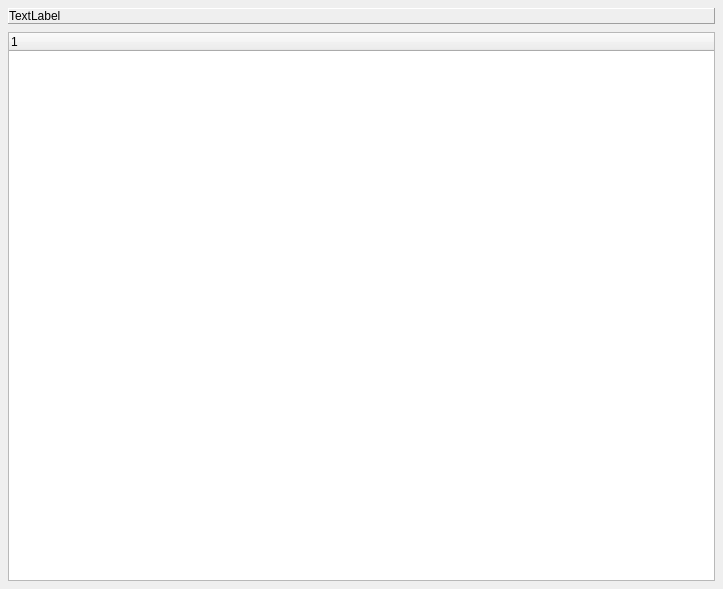
<?xml version="1.0" encoding="UTF-8"?>
<ui version="4.0">
 <class>Dialog</class>
 <widget class="QDialog" name="Dialog">
  <property name="geometry">
   <rect>
    <x>0</x>
    <y>0</y>
    <width>723</width>
    <height>589</height>
   </rect>
  </property>
  <property name="windowTitle">
   <string>Dialog</string>
  </property>
  <layout class="QVBoxLayout" name="verticalLayout">
   <property name="spacing">
    <number>8</number>
   </property>
   <property name="leftMargin">
    <number>8</number>
   </property>
   <property name="topMargin">
    <number>8</number>
   </property>
   <property name="rightMargin">
    <number>8</number>
   </property>
   <property name="bottomMargin">
    <number>8</number>
   </property>
   <item>
    <widget class="QFrame" name="frame">
     <property name="frameShape">
      <enum>QFrame::Panel</enum>
     </property>
     <property name="frameShadow">
      <enum>QFrame::Raised</enum>
     </property>
     <layout class="QHBoxLayout" name="horizontalLayout_21">
      <property name="spacing">
       <number>0</number>
      </property>
      <property name="leftMargin">
       <number>0</number>
      </property>
      <property name="topMargin">
       <number>0</number>
      </property>
      <property name="rightMargin">
       <number>0</number>
      </property>
      <property name="bottomMargin">
       <number>0</number>
      </property>
      <item>
       <widget class="QLabel" name="LBL_MAIN">
        <property name="sizePolicy">
         <sizepolicy hsizetype="Expanding" vsizetype="Preferred">
          <horstretch>0</horstretch>
          <verstretch>0</verstretch>
         </sizepolicy>
        </property>
        <property name="text">
         <string>TextLabel</string>
        </property>
        <property name="style" stdset="0">
         <string>heading</string>
        </property>
       </widget>
      </item>
     </layout>
    </widget>
   </item>
   <item>
    <widget class="QTreeWidget" name="TVW_MAIN">
     <property name="alternatingRowColors">
      <bool>true</bool>
     </property>
     <column>
      <property name="text">
       <string notr="true">1</string>
      </property>
     </column>
    </widget>
   </item>
  </layout>
 </widget>
 <resources/>
 <connections/>
</ui>
